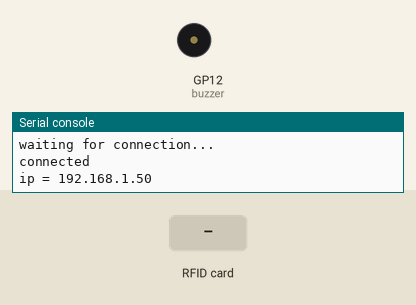
The program below on a simulated Raspberry Pi Pico running MicroPython. On the bench: buzzer (waves = sounding), the last lines printed to the serial console. Inputs (shaded band) come from the test bench. WiFi joins after 1.5 s; the interpreter's speed is modelled, so counts of loop turns are approximate; values from a settings file that is not in the repository are placeholders; web requests get an empty 200 reply after 0.4 s; threads take turns every 2 ms; library files of the repository ran but are not shown: mfrc522.py.

Above: at 4.2 s.
4.3 s: RFID card 5E 7A 19 C4 held to the reader
At 4.55 s:
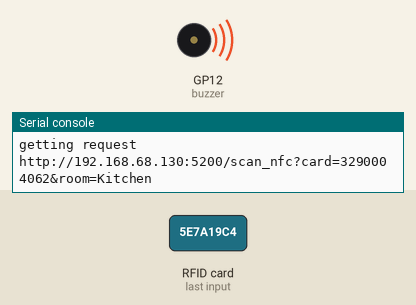
Timing chart, 0 to 7.3 s (numbered marks = the images above; inputs shaded):
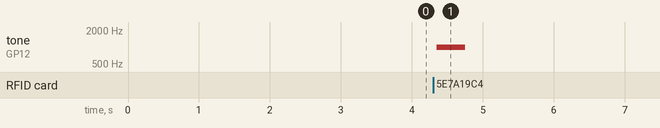

Measured:
- after the input at 4.3 s, tone on GP12 (buzzer): silent → 1000 Hz after 0.05 s, → silent 0.40 s later

The program:

main.py
```python
from machine import Pin, PWM
import time
import network
import utime
import urequests
from mfrc522 import MFRC522
#from clsCards import cardhttp
import _thread
import gc
from WIFI_CONFIG import ssid, password

# Set up the Buzzer pin as PWM
buzzer = PWM(Pin(12)) # Set the buzzer to PWM mode

# Set PWM frequency to 1000
buzzer.freq(1000)

#from store import NfcCard, cardlib


room = 'Kitchen'

wlan = network.WLAN(network.STA_IF)
wlan.active(True)
wlan.connect(ssid, password)
wlan.config(pm = 0xa11140)

# Wait for connect or fail
max_wait = 10
while max_wait > 0:
    if wlan.status() < 0 or wlan.status() >= 3:
        break
    max_wait -= 1
    print('waiting for connection...')
    time.sleep(1)

# Handle connection error
if wlan.status() != 3:
    raise RuntimeError('network connection failed')
else:
    print('connected')
    status = wlan.ifconfig()
    print( 'ip = ' + status[0] )


# Make GET request

#r = urequests.get("http://192.168.68.103:5005/playroom/playpause")

#r.close()

from ota import OTAUpdater
from WIFI_CONFIG import SSID, PASSWORD

firmware_url = "https://raw.githubusercontent.com/tdp1000/PicoRFID/main/"

ota_updater = OTAUpdater(SSID, PASSWORD, firmware_url, "main.py")

ota_updater.download_and_install_update_if_available()


reader = MFRC522(spi_id=0,sck=2,miso=4,mosi=3,cs=1,rst=0)
time.sleep(1)

def main_thread():
    backstop = 0
    initialised = 0
    PreviousCard = 0


    while True:
        reader.init()
        (stat, tag_type) = reader.request(reader.REQIDL)
        #print("waiting")
        if stat == reader.OK:
            (stat, uid) = reader.SelectTagSN()
            if stat == reader.OK:
                #print("reader ok")
                card = int.from_bytes(bytes(uid),"little",False)
                #print(card)
                #print("Done")
                if card == PreviousCard:
                    #print("waiting for new card")
                    pass
                else:
                    print("getting request")
                    request = "http://192.168.68.130:5200/scan_nfc?card=" + str(card) +"&room=" + str(room)
                    print(request)
                    # Set PWM duty
                    _thread.start_new_thread(buzzer_thread,())
                    r = urequests.get(request)
                    # Duty to 0 to turn the buzzer off
                    print(r.text)
                    r.close()
                    gc.collect()
                PreviousCard = card
                utime.sleep_ms(100)
        time.sleep_ms(50)
        backstop += 1
        if backstop > 10:
            backstop = 0
            PreviousCard = 0

def buzzer_thread():
    buzzer.freq(1000)
    buzzer.duty_u16(10000)
    utime.sleep_ms(400)
    buzzer.duty_u16(0)
    return

main_thread()
```
